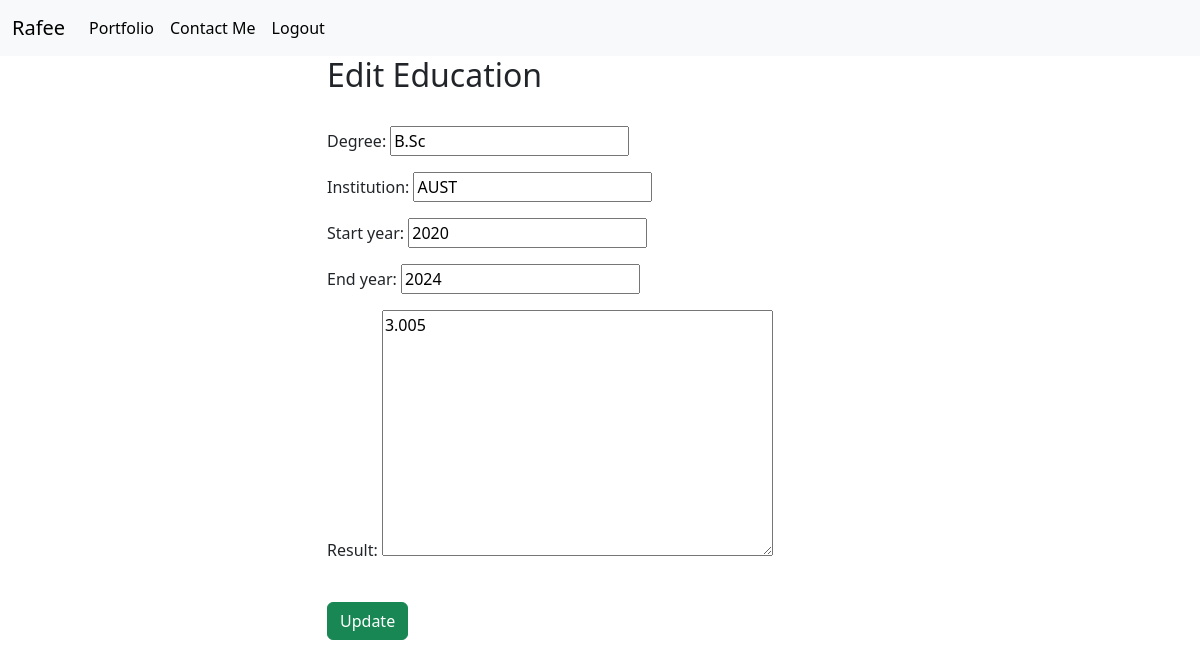
Screenshot of /editEducation/1 (signed in) with the database file from the repository.
### myapp/models.py (models this page shows, shortened)
class CustomUser(AbstractUser):
    def __str__(self):
        return self.username

class Education(models.Model):
    degree = models.CharField(max_length=200)
    institution = models.CharField(max_length=200)
    start_year = models.IntegerField()
    end_year = models.IntegerField()
    result = models.TextField(blank=True)

### myapp/views.py (the view)
# urls.py: path('editEducation/<int:id>',editEducation,name='editEducation'),
@login_required
def editEducation(request,id):
    education = Education.objects.get(id=id)
    if request.method=="POST":
        form = EducationForm(request.POST,instance=education)
        if form.is_valid():
            form.save()
            return redirect('homepage')
    else:
        form = EducationForm(instance=education)
    return render(request,'editEducation.html',{'form':form})

### myapp/forms.py
class EducationForm(forms.ModelForm):
    class Meta:
        model = Education
        fields = ['degree', 'institution', 'start_year', 'end_year', 'result']

### templates/editEducation.html (shortened to what this page needs)
{% extends 'base.html' %}
{% block content %}
<div class="container container-center">
    <div class="row justify-content-center">
        <div class="col-md-6">
            <form method="POST">
                <h2>Edit Education</h2><br>
                {{form.as_p}}
                <br>
                <input class="btn btn-success" type="submit" value="Update">
            </form>
        </div>
    </div>
</div>
{% endblock %}

### templates/navbar.html (shortened to what this page needs)
{% load static %}
<nav class="navbar navbar-expand-lg bg-body-tertiary">
  <div class="container-fluid">
    <a class="navbar-brand" href="{% url 'homepage' %}">{{request.user}}</a>
    <div class="collapse navbar-collapse" id="navbarSupportedContent">
      <ul class="navbar-nav me-auto mb-2 mb-lg-0">
        <li class="nav-item">
          <a class="nav-link active" aria-current="page" href="{% url 'homepage' %}">Portfolio</a>
        </li>
        <li class="nav-item">
          <a class="nav-link active" aria-current="page" href="{% url 'contact' %}">Contact Me</a>
        </li>
        <li class="nav-item">
          <a class="nav-link active" aria-current="page" href="{% url 'user_logout' %}">Logout</a>
        </li>
      </ul>
    </div>
  </div>
</nav>

### rows the page displays
CustomUser: user "Rafee"
Education: degree "B.Sc", institution "AUST", start_year "2020", end_year "2024", result "3.005"
